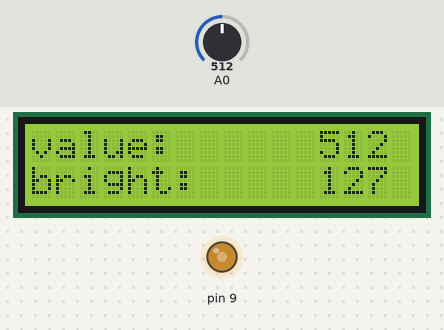
Recording of a sketch running on a simulated Arduino Uno, built with avr-gcc and run on an emulated ATmega328P. Shown: 16×2 character LCD, output pins drawn as LEDs (lit = HIGH). Inputs (shaded band) come from the test bench; at power-on: A0 = 512.

Above: at 1.2 s.
1.3 s: A0 set to 716
At 2.5 s:
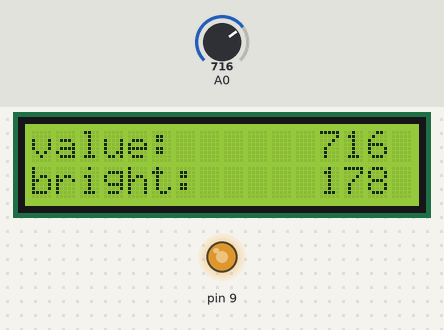
3.0 s: A0 set to 900
At 3.5 s:
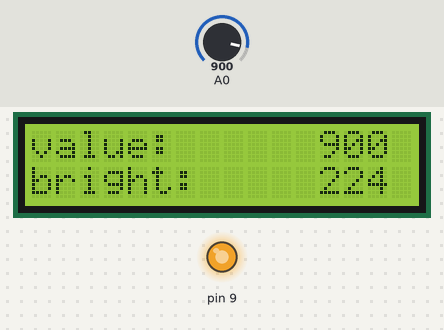
4.6 s: A0 set to 122
At 5.7 s:
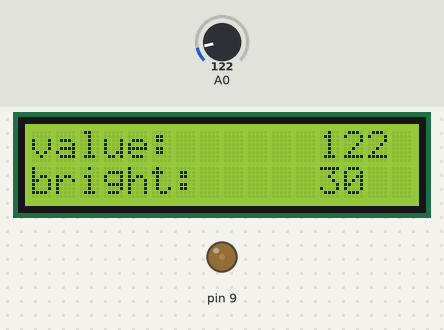
6.1 s: A0 set to 0
At 6.7 s:
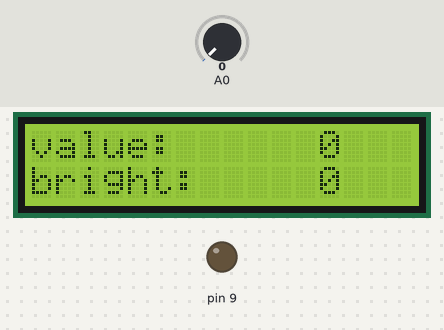
Timing chart, 0 to 8.6 s (numbered marks = the images above; inputs shaded):
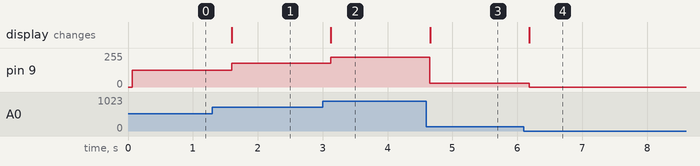

Measured:
- after the input at 1.3 s, pin 9: 127/255 → 178/255 after 0.30 s; the display: changes after 0.30 s (image 1)
- after the input at 3.0 s, pin 9: 178/255 → 224/255 after 0.13 s; the display: changes after 0.13 s (image 2)
- after the input at 4.6 s, pin 9: 224/255 → 30/255 after 0.05 s; the display: changes after 0.06 s (image 3)
- after the input at 6.1 s, pin 9: 30/255 → 0/255 after 0.08 s; the display: changes after 0.09 s (image 4)

The sketch:

lcd_led.ino
```cpp
#include <LiquidCrystal.h>

LiquidCrystal lcd {2,3,4,5,6,7};

void setup() {
  lcd.begin(16, 2);
  lcd.clear();
}

void loop() {
  lcd.clear();
  int value = analogRead(A0);
  int bright = map(value, 0, 1023, 0, 255);
  analogWrite(9, bright);

  lcd.print("value: ");
  lcd.setCursor(12,0);
  lcd.print(value);
  lcd.setCursor(0,1);
  lcd.print("bright: ");
  lcd.setCursor(12,1);
  lcd.print(bright);
  delay(300);
}
```
